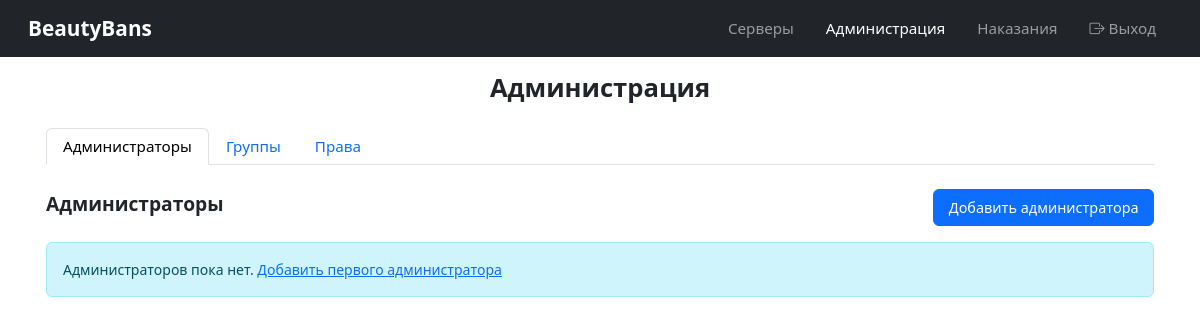
Page /admins/ (signed in) on the earlier database version.
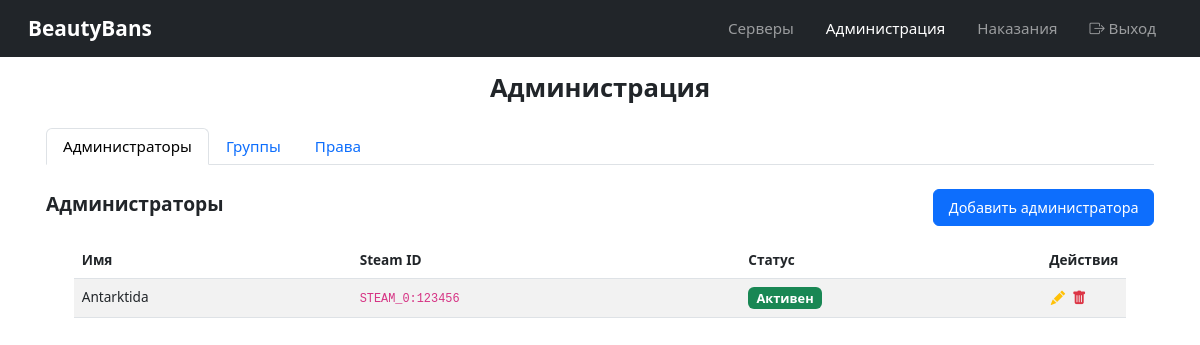
Same page on the later database version.
### admins/models.py (models this page shows, shortened)
class Admin(models.Model):
    steam_id = models.CharField(max_length=64, unique=True)
    name = models.CharField(max_length=64)
    is_active = models.BooleanField(default=True)
    created_at = models.DateTimeField(auto_now_add=True)
    class Meta:
        verbose_name = 'Admin'
        verbose_name_plural = 'Admins'

### admins/views.py (the view)
# urls.py: path('', views.admin_panel, name='admin_panel'),
@login_required
def admin_panel(request):
    admins = Admin.objects.all().order_by('-created_at')
    groups = AdminGroup.objects.all().order_by('name')
    permissions = AdminServer.objects.all().select_related('admin', 'server', 'group').order_by('-created_at')
    server_filter = request.GET.get('server')
    group_filter = request.GET.get('group')
    if server_filter:
        permissions = permissions.filter(server_id=server_filter)
    if group_filter:
        permissions = permissions.filter(group_id=group_filter)
    servers = Server.objects.all().order_by('name')
    all_groups = AdminGroup.objects.all().order_by('name')
    context = {
        'admins': admins,
        'groups': groups,
        'permissions': permissions,
        'servers': servers,
        'all_groups': all_groups,
        'selected_server': server_filter,
        'selected_group': group_filter,
    }
    return render(request, 'admins/admin_panel.html', context)

### admins/models.py (called while the page is built)
    def get_effective_flags(self):
        return self.flags if self.flags else (self.group.flags if self.group else '')

    def get_effective_immunity(self):
        return self.immunity if self.immunity else (self.group.immunity if self.group else 0)

### admins/templates/admins/admin_panel.html (shortened to what this page needs)
{% extends 'base.html' %}
{% block content %}
<h1 class="mb-4">Администрация</h1>
<ul class="nav nav-tabs mb-4" id="adminTabs" role="tablist">
    <li class="nav-item" role="presentation">
        <button class="nav-link active" id="admins-tab" data-bs-toggle="tab" data-bs-target="#admins" type="button">Администраторы</button>
    </li>
    <li class="nav-item" role="presentation">
        <button class="nav-link" id="groups-tab" data-bs-toggle="tab" data-bs-target="#groups" type="button">Группы</button>
    </li>
    <li class="nav-item" role="presentation">
        <button class="nav-link" id="permissions-tab" data-bs-toggle="tab" data-bs-target="#permissions" type="button">Права</button>
    </li>
</ul>
<div class="tab-content" id="adminTabsContent">
    <div class="tab-pane fade show active" id="admins" role="tabpanel">
        <div class="d-flex justify-content-between align-items-center mb-3">
            <h3>Администраторы</h3>
            <a href="{% url 'admins:admin_add' %}" class="btn btn-primary">Добавить администратора</a>
        </div>
        {% if admins %}
        <div class="table-responsive">
            <table class="table table-striped table-hover">
                <thead>
                    <tr>
                        <th>Имя</th>
                        <th>Steam ID</th>
                        <th>Статус</th>
                        <th width="80">Действия</th>
                    </tr>
                </thead>
                <tbody>
                    {% for admin in admins %}
                    <tr>
                        <td>{{ admin.name }}</td>
                        <td><code>{{ admin.steam_id }}</code></td>
                        <td>
                            {% if admin.is_active %}
                            <span class="badge bg-success">Активен</span>
                            {% else %}
                            <span class="badge bg-secondary">Неактивен</span>
                            {% endif %}
                        </td>
                        <td>
                            <a href="{% url 'admins:admin_edit' admin.pk %}" class="action-icon text-warning" title="Редактировать">
                                <i class="bi bi-pencil-fill"></i>
                            </a>
                            <a href="{% url 'admins:admin_delete' admin.pk %}" class="action-icon text-danger" title="Удалить">
                                <i class="bi bi-trash-fill"></i>
                            </a>
                        </td>
                    </tr>
                    {% endfor %}
                </tbody>
            </table>
        </div>
        {% else %}
        <div class="alert alert-info">
            Администраторов пока нет. <a href="{% url 'admins:admin_add' %}">Добавить первого администратора</a>
        </div>
        {% endif %}
    </div>
</div>
{% endblock %}

Differences in the rows shown:
added Admin: name "Antarktida", steam_id "STEAM_0:123456", is_active "Активен"
Other differences:
text no longer shown: "Администраторов пока нет. Добавить первого администратора"
text now shown: "Имя Steam ID Статус Действия"
